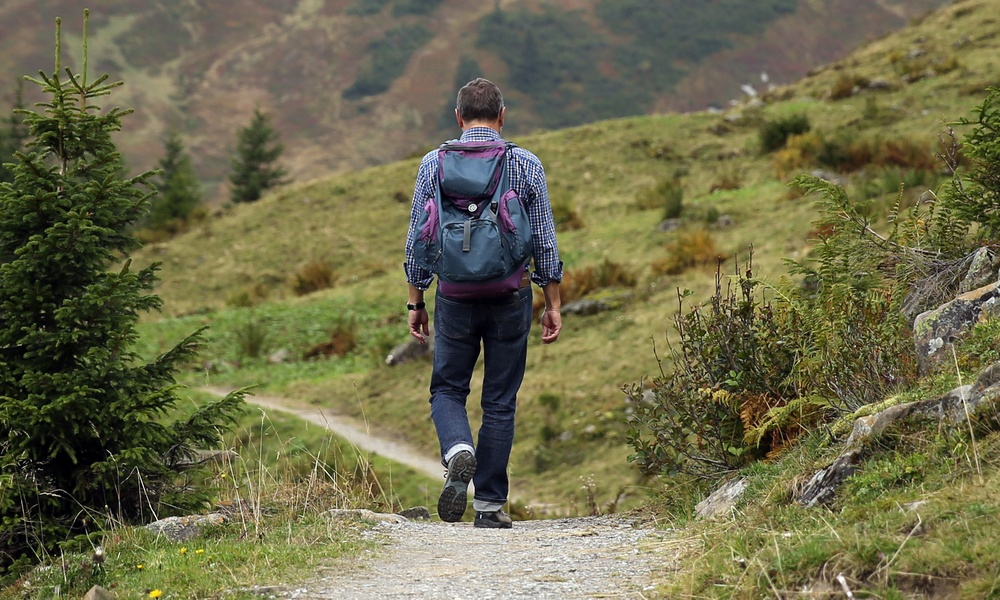
#> input picture m.jpg, 1000 x 600 px, shrunk from 5906 x 3543 before the run, found by its file name
$ python elziro-Pillow.py
#> lines starting #> are read from the running program, lines starting #| are printed output that depends on the picture
from PIL import Image
myImage =Image.open("G:\Corses\Python\Python\m.jpg")
#> myImage is the input picture: PIL image 1000x600 RGB; mean R, G, B 108.6, 106.4, 74.6
m=myImage.convert("L")
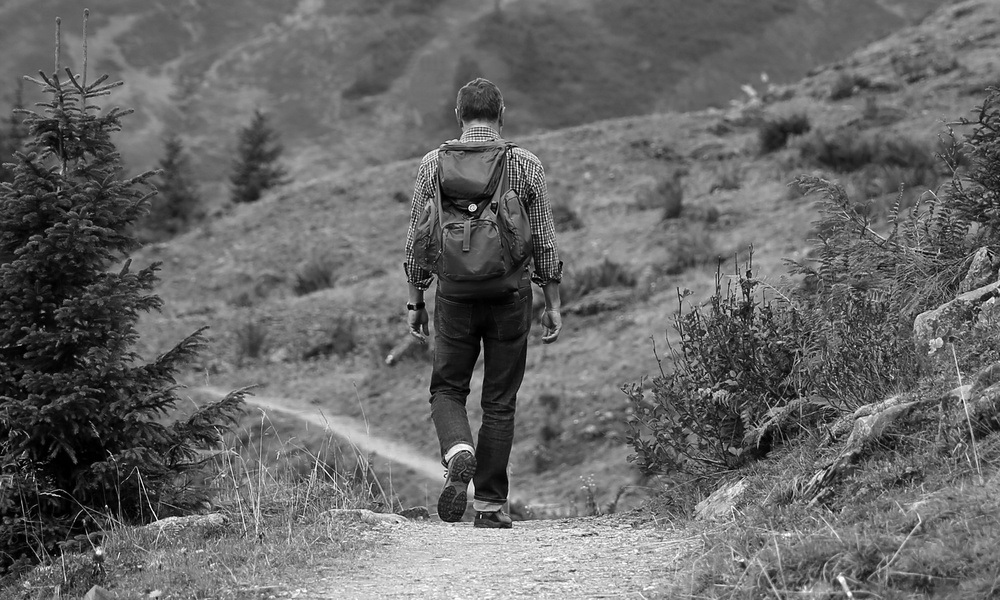
#> m: PIL image 1000x600 L; min 0, max 255, mean 103.5
m.show()
